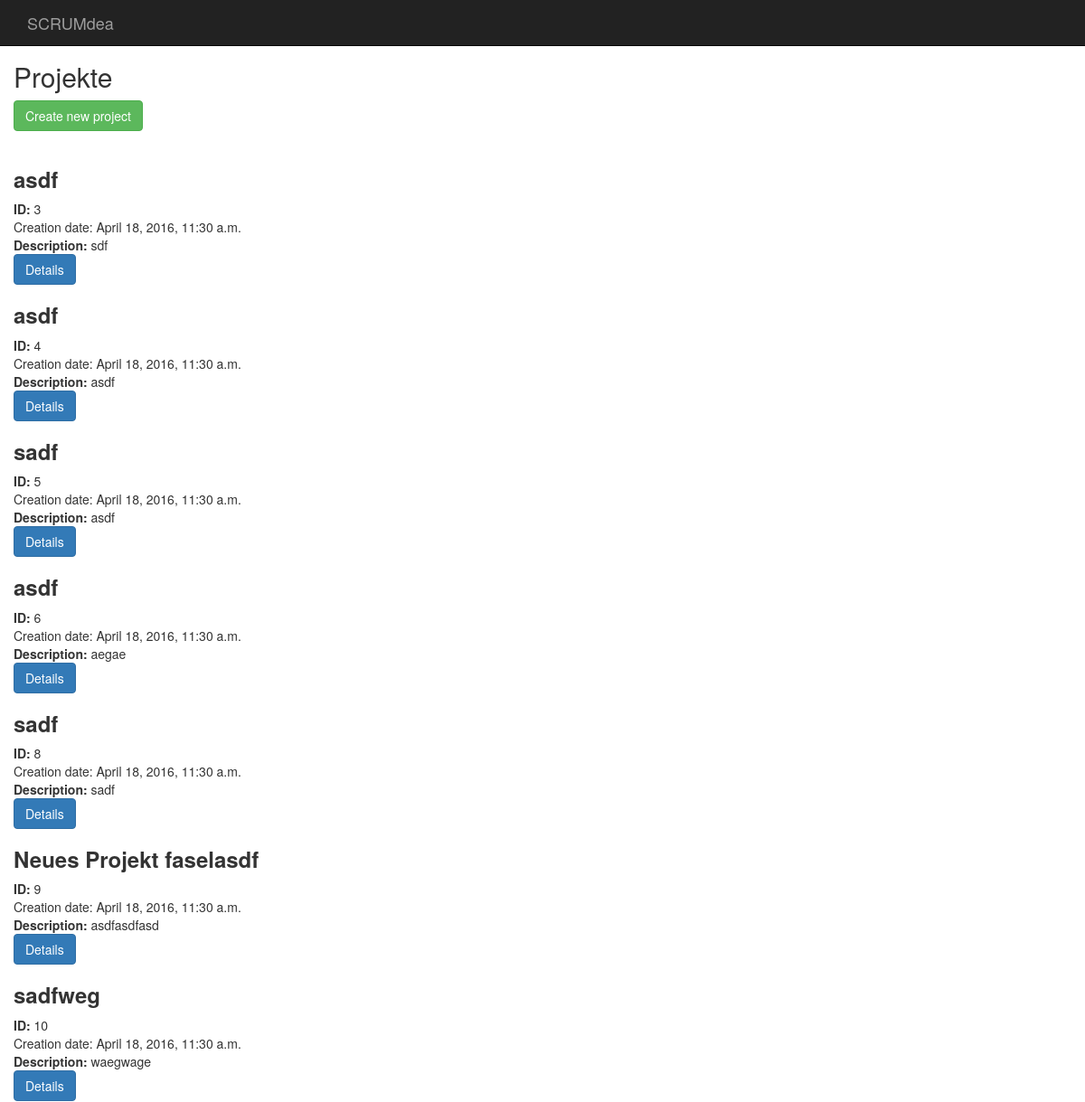
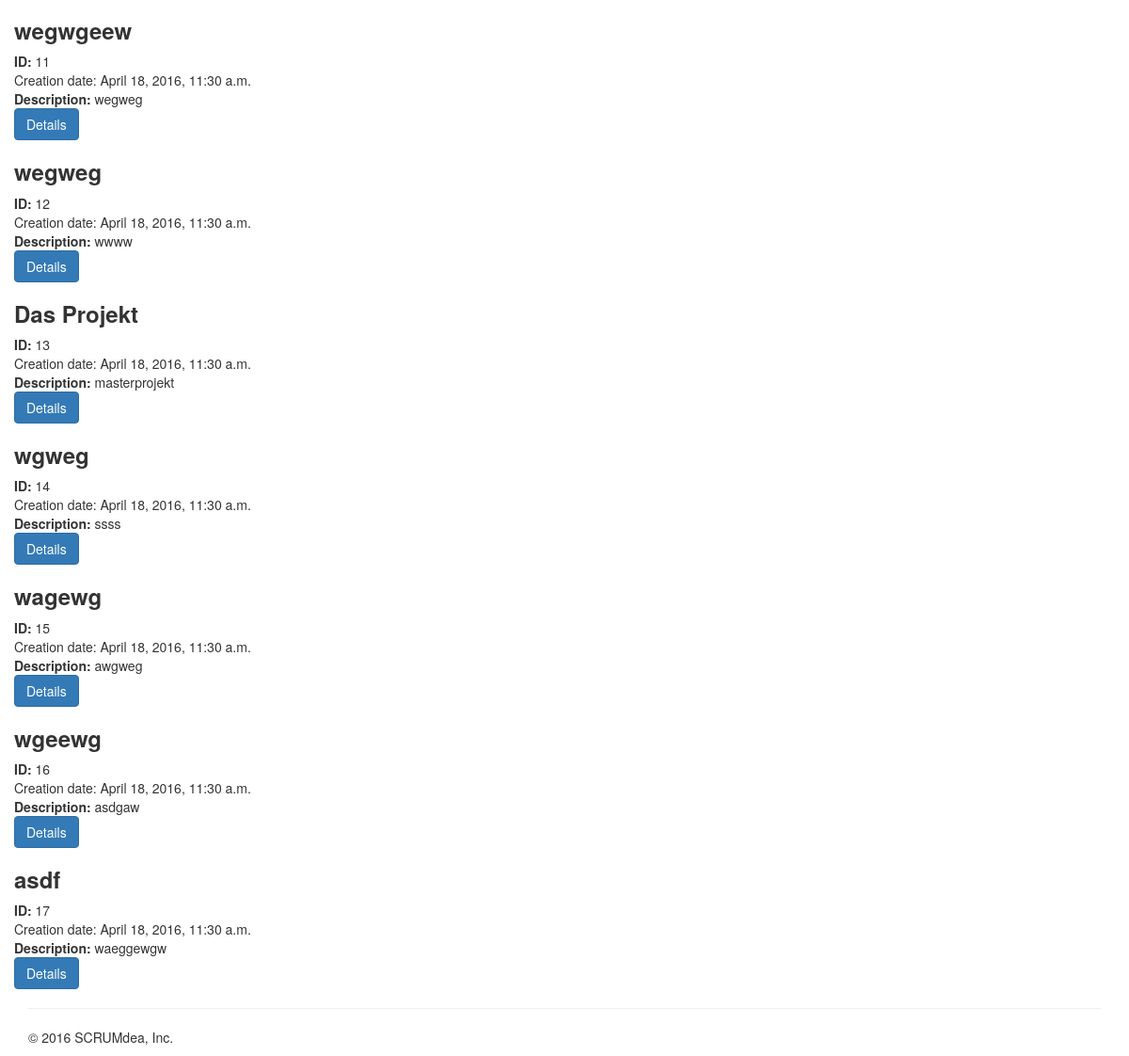
The page /projects/ on the database as committed earlier (2 pictures, top to bottom).
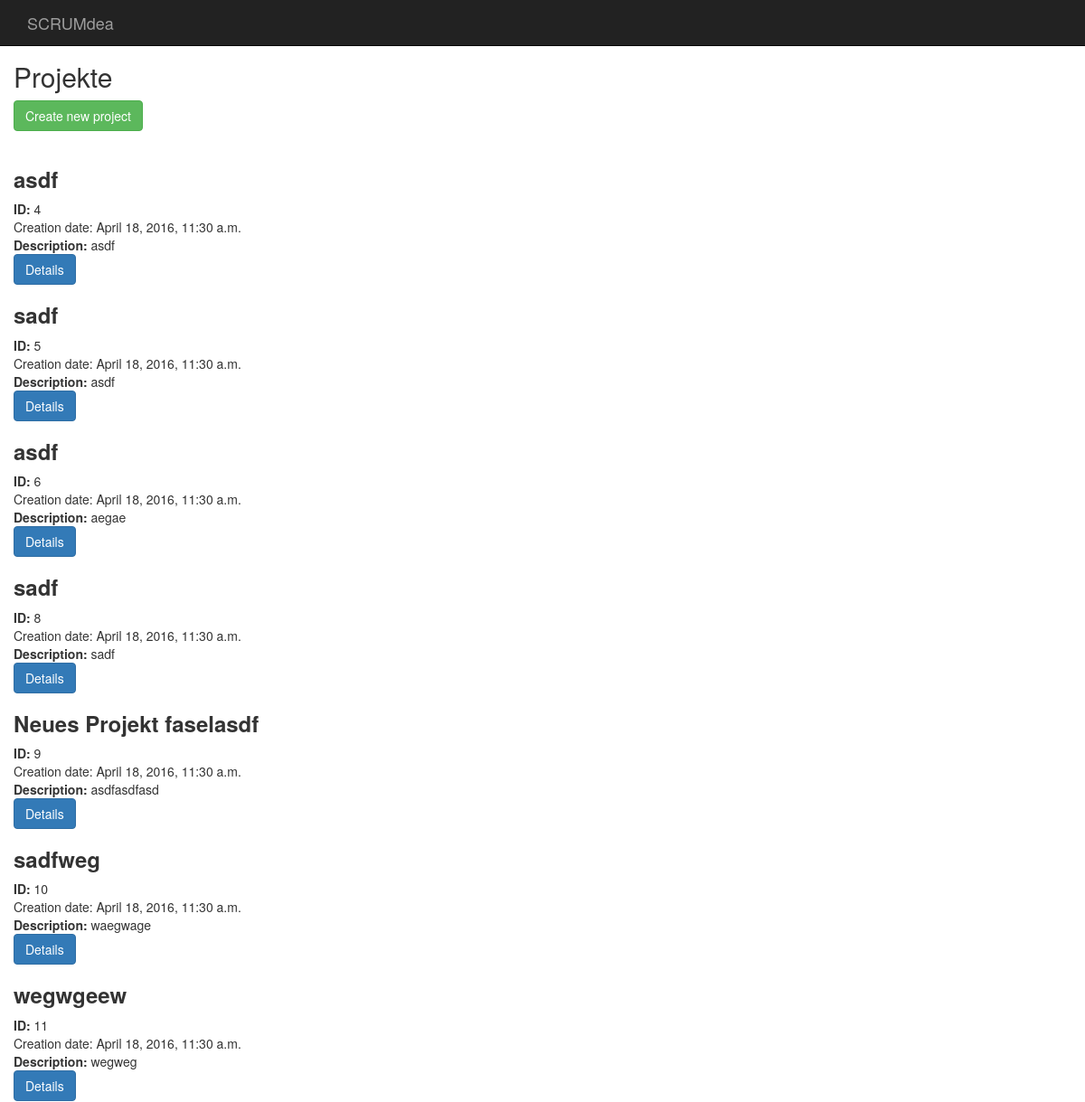
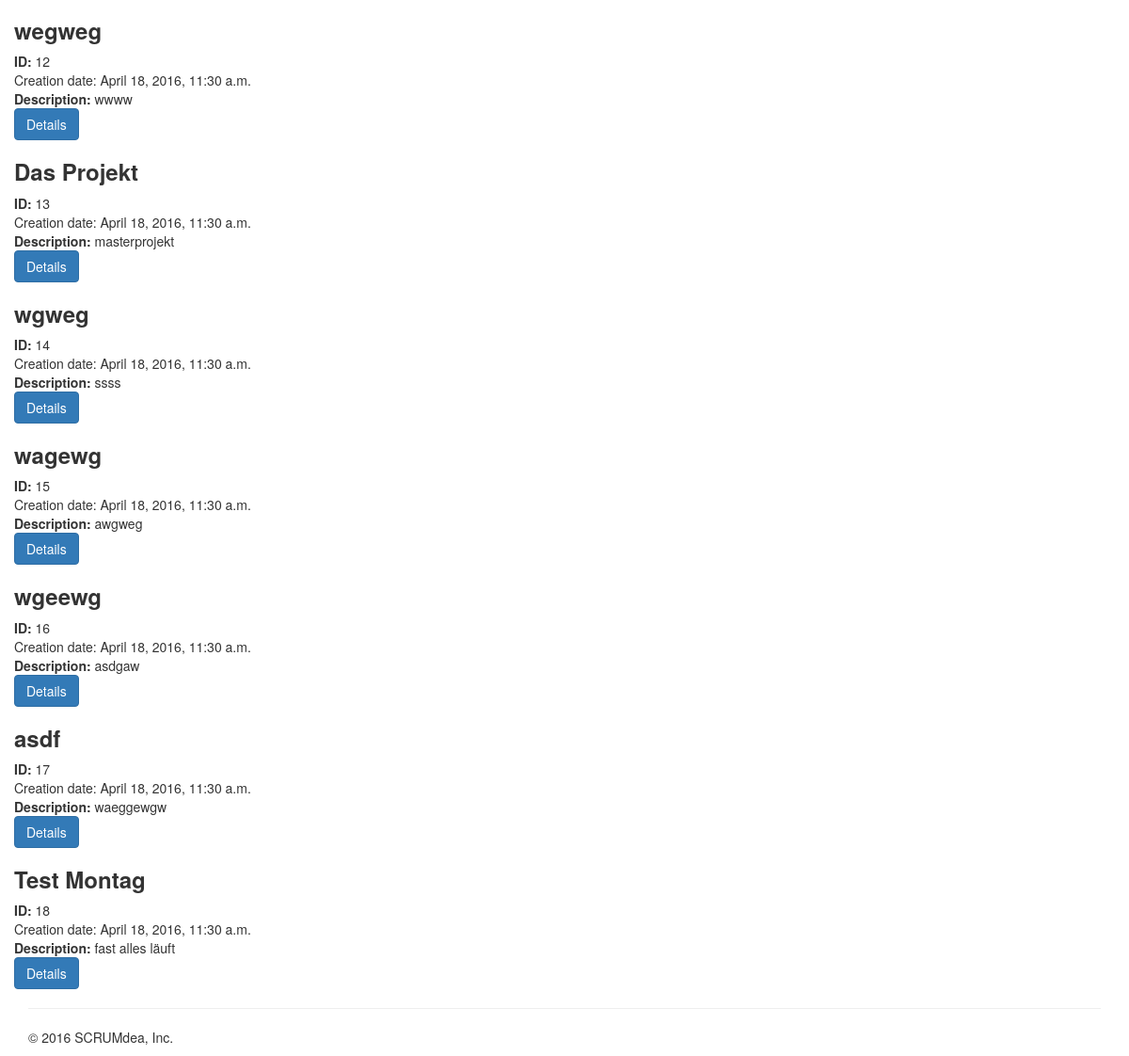
The same page on the database as committed later (2 pictures, top to bottom).
### scrumdea/models.py (models this page shows, shortened)
class Project(models.Model):
    name = models.CharField(max_length=100)
    description = models.TextField()
    creation_date = timezone.now()
    finishing_date = models.DateTimeField(null=True)
    visible = models.BooleanField(default=True)

### scrumdea/views.py (the view)
# urls.py: url(r'^projects/$', views.ProjectNewListView.as_view(), name='project_list_view'),
class ProjectNewListView(ListView):
    model = src_models.Project
    template_name = "scrumdea/project/project-list.html"

### scrumdea/templates/scrumdea/project/project-list.html (shortened to what this page needs)
{% extends "scrumdea/base.html" %}
{% block content %}
    <h2>Projekte</h2>
    <a href="{% url 'project_create_view' %}"> <button type="button" class="btn btn-success">Create new project</button></a>
    <p> <br></p>
    {% for project in object_list %}
        <h3><strong>{{ project.name }} </strong></h3>
        <strong>ID:</strong> {{ project.id }}<br/>
        <stron>Creation date:</stron> {{ project.creation_date }}<br/>
        <strong>Description: </strong>{{ project.description }}<br/>
        <a href="{% url 'project_detail_view' pk=project.id %}"> <button type="button" class="btn btn-primary">Details</button></a>
    {% endfor %}
{% endblock %}

Rows that differ between the two databases and show on the page:
removed Project: name "asdf", id "3", creation_date "April 18, 2016, 11:30 a.m.", description "sdf"
added Project: name "Test Montag", id "18", creation_date "April 18, 2016, 11:30 a.m.", description "fast alles läuft"
